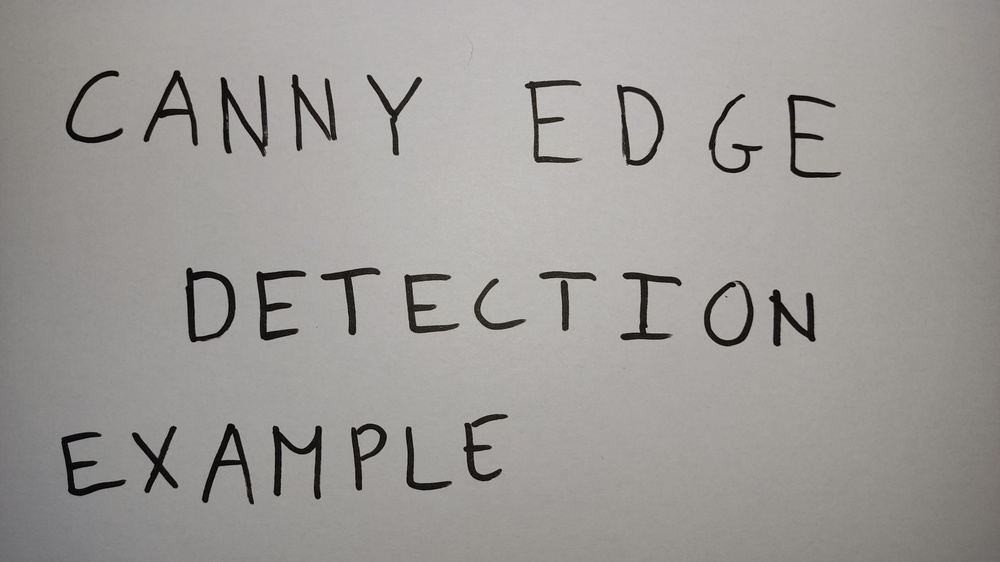
#> input picture canny_edge_detection/before.jpg, 1000 x 562 px, shrunk from 4000 x 2250 before the run
$ python canny_edge.py
#> lines starting #> are read from the running program, lines starting #| are printed output that depends on the picture; after the words box and inside, x2 and y2 are one past the last pixel; in counts of white or black regions, pixels touching at a corner belong together
import cv2


img = cv2.imread('before.jpg',0)
#> img: shape (562, 1000); min 0, max 206, mean 154.8
blur = cv2.GaussianBlur(img, (5, 5), 0)
after = cv2.Canny(blur,100,200)
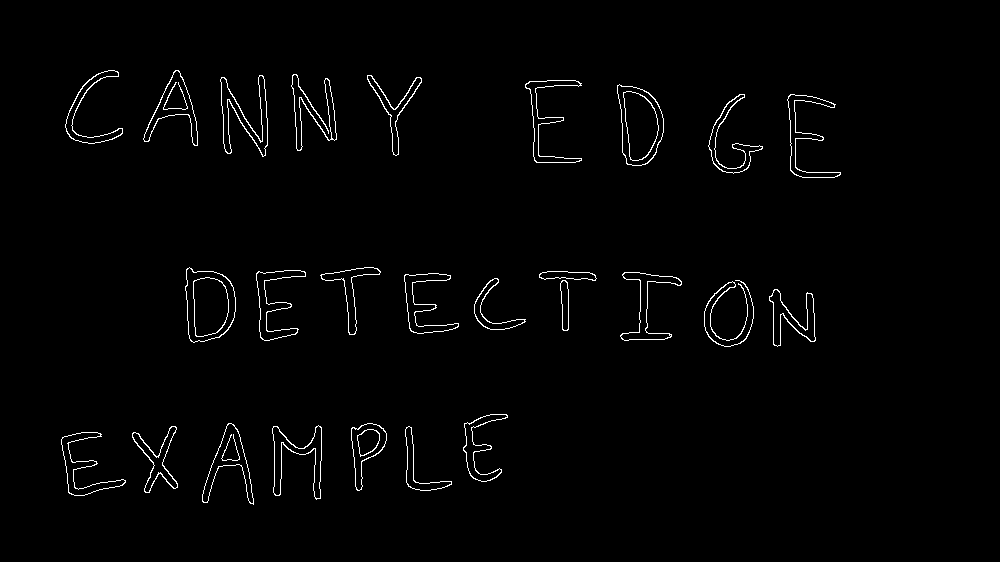
#> after: shape (562, 1000); 1.5% white in thin lines or dots, all inside (x1, y1, x2, y2) = (61, 70, 841, 505)
cv2.imwrite('after.jpg',after)
cv2.waitKey(0)
cv2.destroyAllWindows()
